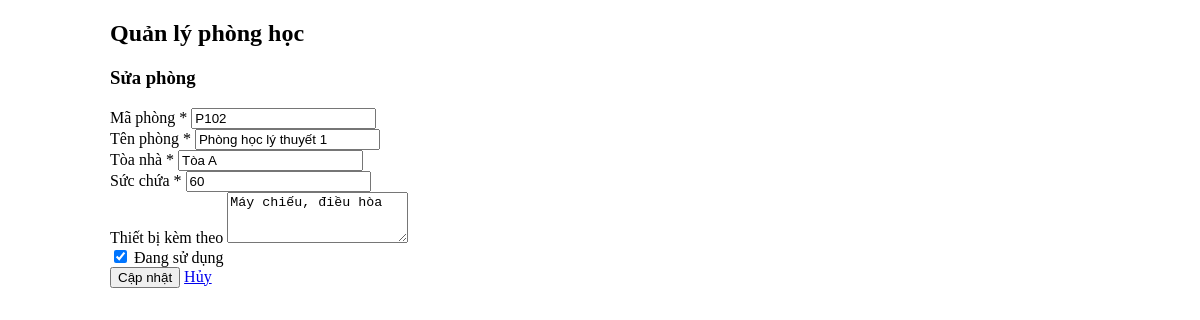
Screenshot of /index_old.php?a=edit_form&id=2 with the database file from the repository.
### tables this page shows
CREATE TABLE IF NOT EXISTS rooms (
    id INT AUTO_INCREMENT PRIMARY KEY,
    code VARCHAR(50) NOT NULL UNIQUE COMMENT 'Mã phòng (VD: P101, A201)',
    name VARCHAR(120) NOT NULL COMMENT 'Tên phòng học',
    capacity INT NOT NULL DEFAULT 0 COMMENT 'Sức chứa (số người)',
    building VARCHAR(80) NOT NULL COMMENT 'Tòa nhà (VD: Tòa A, Tòa B)',
    equipment TEXT NULL COMMENT 'Thiết bị kèm theo (máy chiếu, máy lạnh...)',
    is_active TINYINT(1) NOT NULL DEFAULT 1 COMMENT 'Trạng thái: 1=Đang dùng, 0=Ngừng dùng',
    created_at TIMESTAMP DEFAULT CURRENT_TIMESTAMP,
    updated_at TIMESTAMP DEFAULT CURRENT_TIMESTAMP ON UPDATE CURRENT_TIMESTAMP,
    INDEX idx_code (code),
    INDEX idx_is_active (is_active)
);

### index_old.php (the view, shortened to what this page needs)
<?php
function db(): PDO {
    static $pdo;
    if (!$pdo) {
        $pdo = new PDO("mysql:host=".DB_HOST.";dbname=".DB_NAME.";charset=utf8mb4", DB_USER, DB_PASS, [
            PDO::ATTR_ERRMODE => PDO::ERRMODE_EXCEPTION,
            PDO::ATTR_DEFAULT_FETCH_MODE => PDO::FETCH_ASSOC
        ]);
    }
    return $pdo;
}
function e($s){ return htmlspecialchars($s ?? '', ENT_QUOTES, 'UTF-8'); }
$action = $_GET['a'] ?? 'list';
if ($action === 'edit_form') {
    if (!isset($room)) {
        $id = (int)($_GET['id'] ?? 0);
        $stmt = db()->prepare("SELECT * FROM rooms WHERE id=?");
        $stmt->execute([$id]);
        $room = $stmt->fetch();
    }
}
?>
<!doctype html>
<html lang="vi">
<head>
<link rel="stylesheet" href="https://unpkg.com/mVP.css">
</head>
<body>
<div class="container">
    <h2>Quản lý phòng học</h2>
    <?php if ($action === 'create_form' || $action === 'edit_form'): ?>
        <?php $is_edit = $action === 'edit_form'; ?>
        <h3><?= $is_edit ? 'Sửa phòng' : 'Thêm phòng' ?></h3>
        <form method="post" action="index.php?a=<?= $is_edit ? 'update' : 'create' ?>">
            <div>
                <label>Mã phòng *</label>
                <input type="text" name="code" value="<?= e($room['code']) ?>" required>
            </div>
            <div>
                <label>Tên phòng *</label>
                <input type="text" name="name" value="<?= e($room['name']) ?>" required>
            </div>
            <div>
                <label>Tòa nhà *</label>
                <input type="text" name="building" value="<?= e($room['building']) ?>" required>
            </div>
            <div>
                <label>Sức chứa *</label>
                <input type="number" min="0" name="capacity" value="<?= e($room['capacity']) ?>" required>
            </div>
            <div>
                <label>Thiết bị kèm theo</label>
                <textarea name="equipment" rows="3"><?= e($room['equipment']) ?></textarea>
            </div>
            <div>
                <label>
                    <input type="checkbox" name="is_active" value="1" <?= !empty($room['is_active']) ? 'checked' : '' ?>>
                    Đang sử dụng
                </label>
            </div>
            <div>
                <button type="submit"><?= $is_edit ? 'Cập nhật' : 'Thêm mới' ?></button>
                <a class="button secondary" href="index.php">Hủy</a>
            </div>
        </form>
    <?php endif; ?>
</div>
</body>
</html>

### index_old.php (style rules this page uses)
.container { max-width:980px;margin:20px auto;padding:0 12px }

### rows the page displays
rooms: code "P102", name "Phòng học lý thuyết 1", building "Tòa A", capacity "60", equipment "Máy chiếu, điều hòa", is_active "☑"
